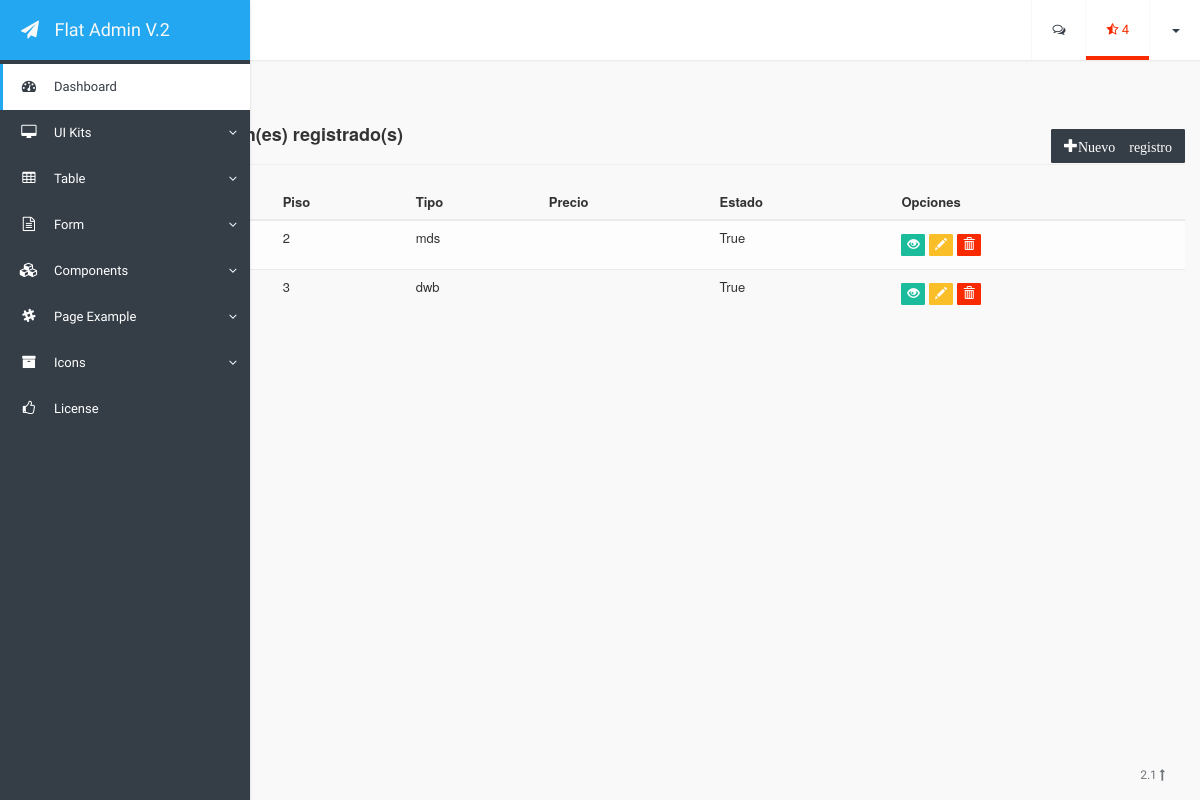
The app's page /hotel/habitacion with its own data.
### apps/hotel/models.py (models this page shows, shortened)
class Habitacion(models.Model):
    tip = (
        ('swb', 'Habitación Simple/Matrimonial'),
        ('dwb', 'Habitación doble'),
        ('mat', 'Habitación triple/departamento'),
        )
    numero=models.CharField(max_length=5, unique=True)
    piso=models.CharField(max_length=4)
    tipo=models.CharField(choices=tip, max_length=5,blank=True,verbose_name='Tipo')
    descripcion=models.TextField()
    estado = models.BooleanField(default=True)

### apps/hotel/views.py (the view)
# urls.py: url(r'^habitacion/upd/(?P<id>\d+)$','apps.hotel.views.updHabitacion', name='updHabitacion'),
def habitacion(request):
	lista = Habitacion.objects.all()
	numreg=lista.count()
	return render(request,'hotel/habitacion/habitacion.html', {'lista':lista, 'cantidad':numreg})

### templates/hotel/habitacion/habitacion.html (shortened to what this page needs)
{% extends "base.html" %}
{% block contenido %}
<div class="page-header">
	<h4>
		<strong>
			Tienes <span class="label label-warning">{{cantidad}}</span> habitacion(es) registrado(s)
		</strong>
		<a href="{% url 'hotel_app:addHabitacion' %}" class="btn btn-primary pull-right">
			<span class="glyphicon glyphicon-plus">Nuevo registro</span>
		</a>
	</h4>
</div>
<div>
	<table class="table table-striped table-condenced table-hover">
		<thead>
			<tr>
				<th>Numero</th>
			    <th>Piso</th>
			    <th>Tipo</th>
			    <th>Precio</th>
			    <th>Estado</th>
			    <th>Opciones</th>
			</tr>
		</thead>
		<tbody>
		{% for habitacion in lista %}
			<tr>
				<td>{{habitacion.numero}}</td>
				<td>{{habitacion.piso}}</td>
				<td>{{habitacion.tipo}}</td>
				<td>{{habitacion.precio}}</td>
				<td>{{habitacion.estado}}</td>
				<td>
					<a href="#" class="btn btn-success btn-xs"> <span class="glyphicon glyphicon-eye-open"></span></a>
					<a href="{% url 'hotel_app:updHabitacion' habitacion.pk %}" class="btn btn-warning btn-xs"> <span class="glyphicon glyphicon-pencil"></span></a>
					<a href="{% url 'hotel_app:delHabitacion' habitacion.pk %}" class="btn btn-danger btn-xs"> <span class="glyphicon glyphicon-trash"></span></a>
				</td>
			</tr>
		{% endfor %}
		</tbody>
	</table>
</div>
{% endblock contenido %}

### records on screen
Habitacion: piso "2", tipo "mds", estado "True"
Habitacion: piso "3", tipo "dwb", estado "True"
